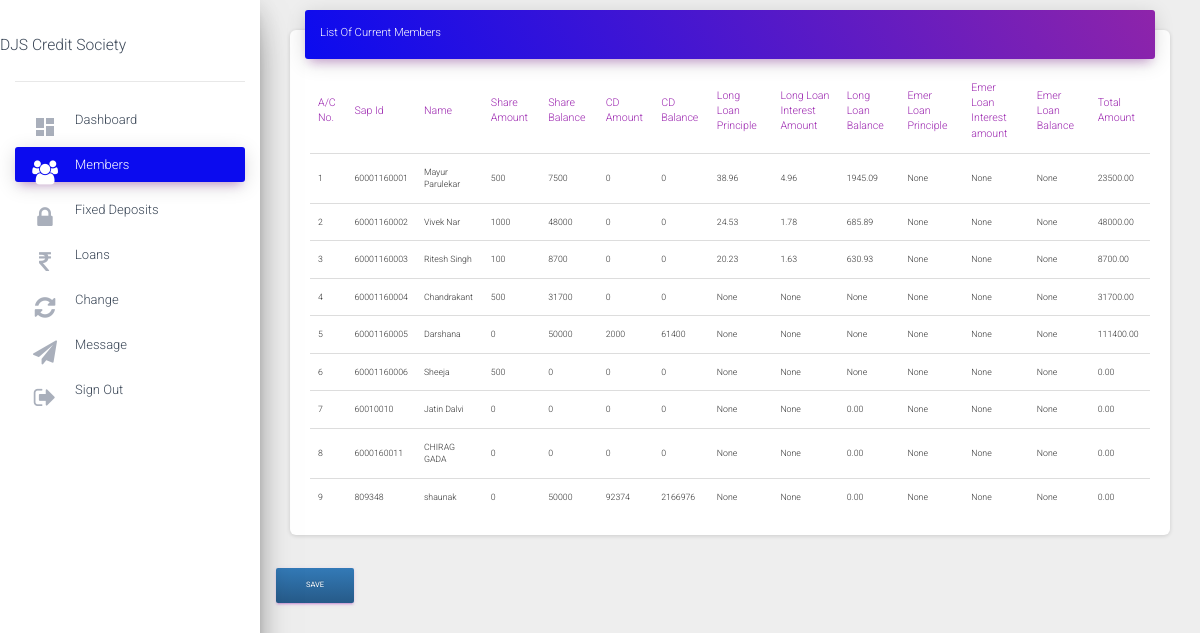
The page /csadmin/members (signed in) on the database as committed earlier.
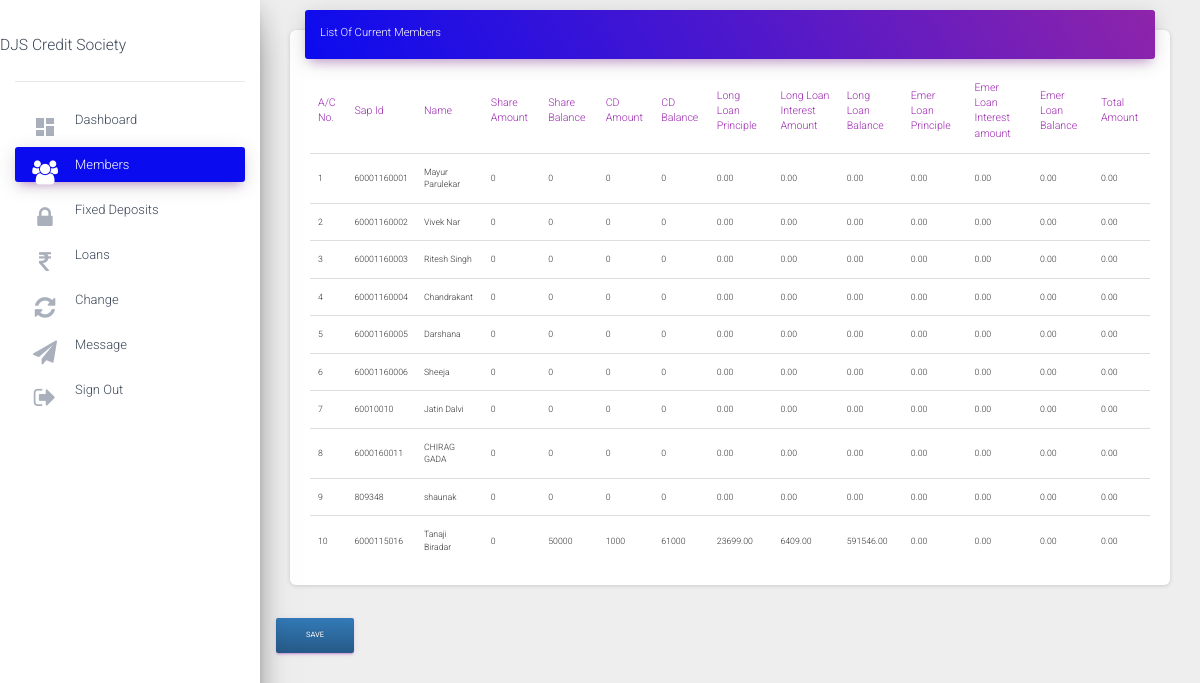
The same page on the database as committed later.
### status/models.py (models this page shows, shortened)
class Account(models.Model):
    accountnumber=models.IntegerField(null=False,unique=True)
    username=models.ForeignKey(User,on_delete=models.SET_NULL,null=True,unique=True)
    name=models.CharField(max_length=50,null=False)
    sapid=models.IntegerField(null=False,unique=True)
    dateofjoining=models.DateField(null=False)
    sharevalue=models.IntegerField(default=0,null=False)
    totalinvestment=models.IntegerField(default=0,null=False)
    shareamount=models.IntegerField(default=0,null=False)
    sharebalance=models.IntegerField(default=0)
    cdamount=models.IntegerField(default=0)
    cdbalance=models.IntegerField(default=0)
    totalamount=models.DecimalField(default=0,max_digits=10,decimal_places=2)
    sharesstartingnumber=models.IntegerField(null=True)
    sharesendingnumber=models.IntegerField(null=True)
    isloanloantaken=models.BooleanField(default=False)
    isloanemertaken=models.BooleanField(default=False)
    longloanamount=models.DecimalField(blank=True,null=True,default=0,max_digits=10,decimal_places=2)
    longloanprinciple=models.DecimalField(blank=True,null=True,default=0,max_digits=10,decimal_places=2)
    longloanperiod=models.IntegerField(blank=True,null=True,default=0)
    longloaninterestamount=models.DecimalField(blank=True,null=True,default=0,max_digits=10,decimal_places=2)
    longloanbalance=models.DecimalField(blank=True,null=True,default=0,max_digits=10,decimal_places=2)
    longloanemi=models.DecimalField(blank=True,null=True,default=0,max_digits=10,decimal_places=2)
    emerloanamount=models.DecimalField(blank=True,null=True,default=0,max_digits=10,decimal_places=2)
    emerloanprinciple=models.DecimalField(blank=True,null=True,default=0,max_digits=10,decimal_places=2)
    emerloanperiod=models.IntegerField(blank=True,null=True,default=0)
    emerloaninterestamount=models.DecimalField(blank=True,null=True,default=0,max_digits=10,decimal_places=2)
    emerloanbalance=models.DecimalField(blank=True,null=True,default=0,max_digits=10,decimal_places=2)
    emerloanemi=models.DecimalField(blank=True,null=True,default=0,max_digits=10,decimal_places=2)
    fdcapital=models.IntegerField(default=0,null=True)
    fdmaturitydate=models.DateField(null=True)

### csadmin/views.py (the view)
# urls.py: path('members', views.members,name="members"),
@login_required
def members(request):
    Members=Account.objects.all()
    Interests=interests.objects.get(id=1)
    context={
        'Members':Members,
        'Interests':Interests,
        'member':"active"
    }
    return render (request,'members.html',context=context)

### csadmin/templates/members.html (shortened to what this page needs)
{%extends 'base.html'%}
{%block content%}
<main role="main" class="col-md-6 col-lg-12">
  <div class="content">
    <div class="container-fluid">
      <div class="row">
        <div class="col-md-12">
          <div class="card">
            <div class="card-header card-header-primary">
              <h4 class="card-title ">List Of Current Members</h4>
            </div>
            <div class="card-body">
              <div class="table-responsive">
                <table class="table">
                  <thead class=" text-primary">
                    <th>A/C No.</th>
                    <th>Sap Id</th>
                    <th>Name</th>
                    <th>Share Amount</th>
                    <th>Share Balance</th>
                    <th>CD Amount</th>
                    <th>CD Balance</th>
                    <th>Long Loan Principle</th>
                    <th>Long Loan Interest Amount</th>
                    <th>Long Loan Balance</th>
                    <th>Emer Loan Principle</th>
                    <th>Emer Loan Interest amount</th>
                    <th>Emer Loan Balance</th>
                    <th>Total Amount</th>
                  </thead>
                  <tbody>
                    {%for i in Members%}
                    <tr>
                      <td>{{i.accountnumber}}</td>
                      <td>{{i.sapid}}</td>
                      <td>{{i.name}}</td>
                      <td>{{i.shareamount}}</td>
                      <td>{{i.sharebalance}}</td>
                      <td>{{i.cdamount}}</td>
                      <td>{{i.cdbalance}}</td>
                      <td>{{i.longloanprinciple}}</td>
                      <td>{{i.longloaninterestamount}}</td>
                      <td>{{i.longloanbalance}}</td>
                      <td>{{i.emerloanprinciple}}</td>
                      <td>{{i.emerloaninterestamount}}</td>
                      <td>{{i.emerloanbalance}}</td>
                      <td>{{i.totalamount}}</td>
                    </tr>
                    {%endfor%}
                  </tbody>
                </table>
              </div>
            </div>
          </div>
        </div>
        <a href="{% url 'csadmin:GeneratePdf'%}" class="btn btn-primary" target="_blank ">Save</a>
  </div>
  </div>
  <br>
  <br>
</main>
{%endblock%}

### csadmin/templates/base.html (shortened to what this page needs)
{% load static%}
<!doctype html>
<html lang="en">
<head>
  <link rel="stylesheet" href="//maxcdn.bootstrapcdn.com/bootstrap/3.3.4/css/bootstrap.min.css">
  <link rel="stylesheet" href="//maxcdn.bootstrapcdn.com/bootstrap/3.3.4/css/bootstrap-theme.min.css">
  <link rel="stylesheet" href="https://maxcdn.bootstrapcdn.com/font-awesome/latest/css/font-awesome.min.css">
  <link rel="stylesheet" href="https://stackpath.bootstrapcdn.com/bootstrap/4.1.3/css/bootstrap.min.css">
  <link href="{% static 'status/css/dashboard.css'%}" rel="stylesheet">
  <link href="{% static 'status/css/pop.css'%}" rel="stylesheet">
</head>
<body class="">
  <div class="wrapper ">
    <div class="sidebar" data-color="purple" data-background-color="white" data-image="">
      <div class="logo">
        <h3>DJS Credit Society</h3>
      </div>
      <div class="sidebar-wrapper">
        <ul class="nav">
          <li class="nav-item  {{dashb}}">
            <a class="nav-link" href="{%url 'csadmin:commander'%}">
              <i class="material-icons">dashboard</i>
              Dashboard
            </a>
          </li>
          <li class="nav-item  {{member}} ">
            <a class="nav-link" href="{%url 'csadmin:members' %}">
              <i class="fa fa-group"></i>
              Members
            </a>
          </li>
          <li class="nav-item  {{Bank}}">
            <a class="nav-link " href="{%url 'csadmin:bank' %}">
              <i class="fa fa-lock"></i>
              Fixed Deposits
            </a>
          </li>
          <li class="nav-item {{loan}}">
            <a class="nav-link" href="{%url 'csadmin:loansadmin' %}">
              <i class="fa fa-rupee"></i>
              Loans
            </a>
          </li>
          <li class="nav-item {{money}} ">
            <a class="nav-link" href="{%url 'csadmin:totalmoney'%}">
              <i class="fa fa-refresh"></i>
              Change
            </a>
          </li>
          <li class="nav-item {{message}} ">
            <a class="nav-link" href="{%url 'csadmin:message'%}">
              <i class="fa fa-paper-plane"></i>
              Message
            </a>
          </li>
          <li class="nav-item ">
            <a class="nav-link" href="{%url 'logout' %}">
              <i class="fa fa-sign-out" aria-hidden="true"></i>
              Sign Out
            </a>
          </li>
        </ul>
      </div>
    </div>
    <div class="main-panel">
      <nav class="navbar navbar-expand-lg navbar-transparent navbar-absolute fixed-top ">
        <div class="container-fluid">
        </div>
      </nav>
      {%block content%}{%endblock%}
    </div>
  </div>
</body>
</html>

Rows that differ between the two databases and show on the page:
changed Account "Mayur Parulekar": shareamount "500" → "0"; sharebalance "7500" → "0"; longloanprinciple "38.96" → "0.00"; longloaninterestamount "4.96" → "0.00"; longloanbalance "1945.09" → "0.00"; emerloanprinciple "None" → "0.00"; emerloaninterestamount "None" → "0.00"; emerloanbalance "None" → "0.00"; totalamount "23500.00" → "0.00"
changed Account "Vivek Nar": shareamount "1000" → "0"; sharebalance "48000" → "0"; longloanprinciple "24.53" → "0.00"; longloaninterestamount "1.78" → "0.00"; longloanbalance "685.89" → "0.00"; emerloanprinciple "None" → "0.00"; emerloaninterestamount "None" → "0.00"; emerloanbalance "None" → "0.00"; totalamount "48000.00" → "0.00"
changed Account "Ritesh Singh": shareamount "100" → "0"; sharebalance "8700" → "0"; longloanprinciple "20.23" → "0.00"; longloaninterestamount "1.63" → "0.00"; longloanbalance "630.93" → "0.00"; emerloanprinciple "None" → "0.00"; emerloaninterestamount "None" → "0.00"; emerloanbalance "None" → "0.00"; totalamount "8700.00" → "0.00"
changed Account "Chandrakant": shareamount "500" → "0"; sharebalance "31700" → "0"; longloanprinciple "None" → "0.00"; longloaninterestamount "None" → "0.00"; longloanbalance "None" → "0.00"; emerloanprinciple "None" → "0.00"; emerloaninterestamount "None" → "0.00"; emerloanbalance "None" → "0.00"; totalamount "31700.00" → "0.00"
changed Account "Darshana": sharebalance "50000" → "0"; cdamount "2000" → "0"; cdbalance "61400" → "0"; longloanprinciple "None" → "0.00"; longloaninterestamount "None" → "0.00"; longloanbalance "None" → "0.00"; emerloanprinciple "None" → "0.00"; emerloaninterestamount "None" → "0.00"; emerloanbalance "None" → "0.00"; totalamount "111400.00" → "0.00"
changed Account "Sheeja": shareamount "500" → "0"; longloanprinciple "None" → "0.00"; longloaninterestamount "None" → "0.00"; longloanbalance "None" → "0.00"; emerloanprinciple "None" → "0.00"; emerloaninterestamount "None" → "0.00"; emerloanbalance "None" → "0.00"
changed Account "Jatin Dalvi": longloanprinciple "None" → "0.00"; longloaninterestamount "None" → "0.00"; emerloanprinciple "None" → "0.00"; emerloaninterestamount "None" → "0.00"; emerloanbalance "None" → "0.00"
changed Account "CHIRAG GADA": longloanprinciple "None" → "0.00"; longloaninterestamount "None" → "0.00"; emerloanprinciple "None" → "0.00"; emerloaninterestamount "None" → "0.00"; emerloanbalance "None" → "0.00"
changed Account "shaunak": sharebalance "50000" → "0"; cdamount "92374" → "0"; cdbalance "2166976" → "0"; longloanprinciple "None" → "0.00"; longloaninterestamount "None" → "0.00"; emerloanprinciple "None" → "0.00"; emerloaninterestamount "None" → "0.00"; emerloanbalance "None" → "0.00"
added Account: accountnumber "10", sapid "6000115016", name "Tanaji Biradar", shareamount "0", sharebalance "50000", cdamount "1000", cdbalance "61000", longloanprinciple "23699.00", longloaninterestamount "6409.00", longloanbalance "591546.00", emerloanprinciple "0.00", emerloaninterestamount "0.00", emerloanbalance "0.00", totalamount "0.00"
